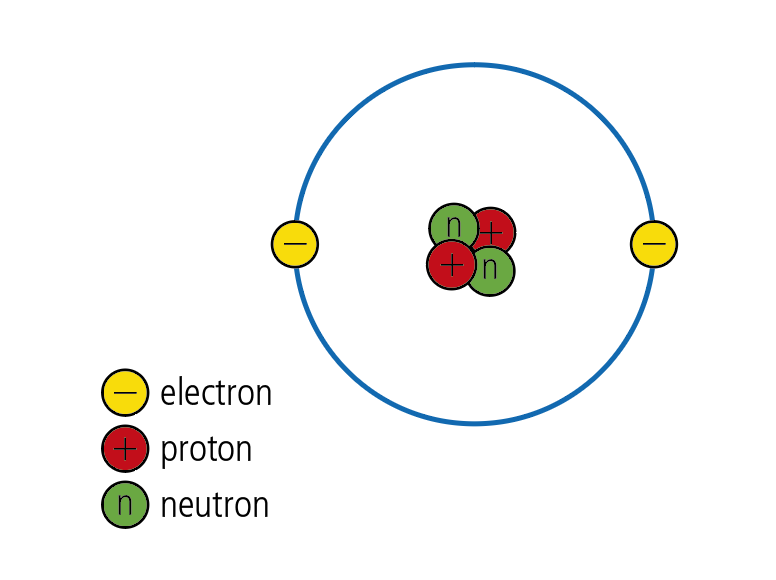
#> input picture img.png, 776 x 580 px
$ python ocv_image.py
#> lines starting #> are read from the running program, lines starting #| are printed output that depends on the picture; after the words box and inside, x2 and y2 are one past the last pixel; in counts of white or black regions, pixels touching at a corner belong together
import cv2
import numpy as np

kernel=np.ones((5,5),np.uint8)

img=cv2.imread('img.png')
#> img is the input picture: shape (580, 776, 3); mean B, G, R 244.9, 246.7, 247
grayImg=cv2.cvtColor(img,cv2.COLOR_BGR2GRAY)
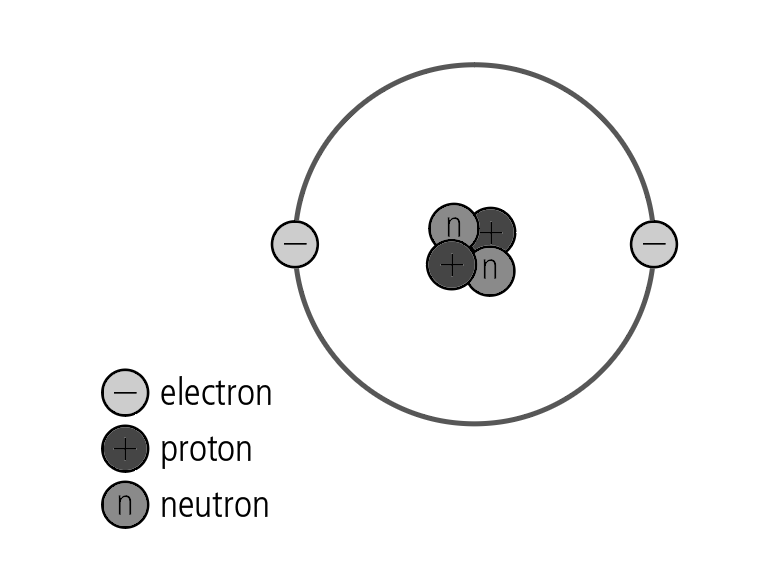
#> grayImg: shape (580, 776); min 0, max 255, mean 246.6
blurImg=cv2.GaussianBlur(grayImg,(7,7),0)
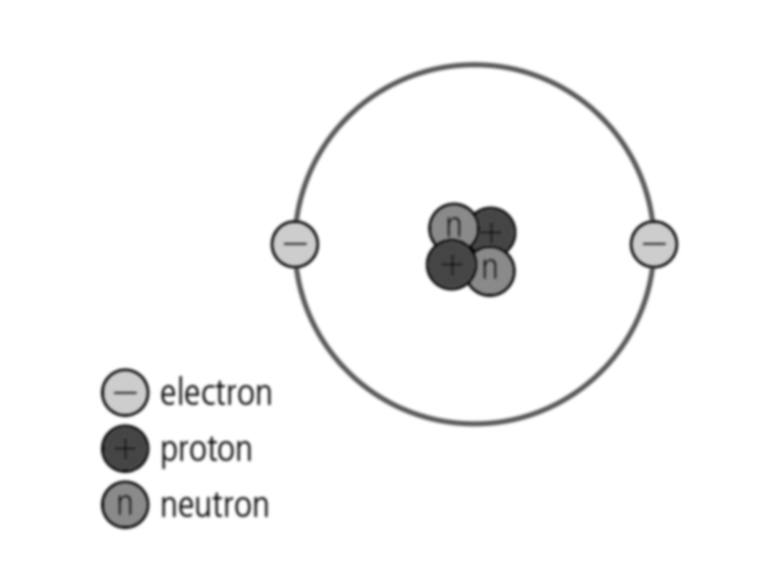
#> blurImg: shape (580, 776); min 15, max 255, mean 246.6
cannyImg=cv2.Canny(img,100,100)
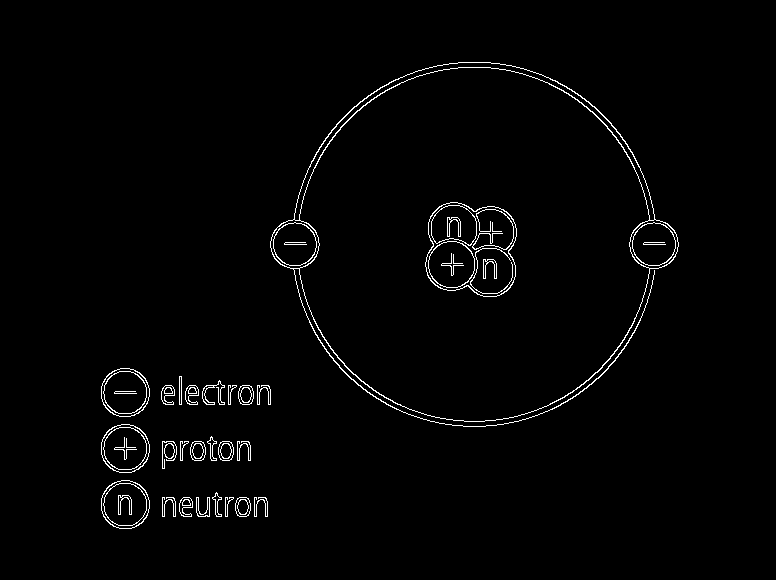
#> cannyImg: shape (580, 776); 1.7% white in thin lines or dots, all inside (x1, y1, x2, y2) = (101, 62, 679, 529)
dialationImg=cv2.dilate(cannyImg,kernel,iterations=1)
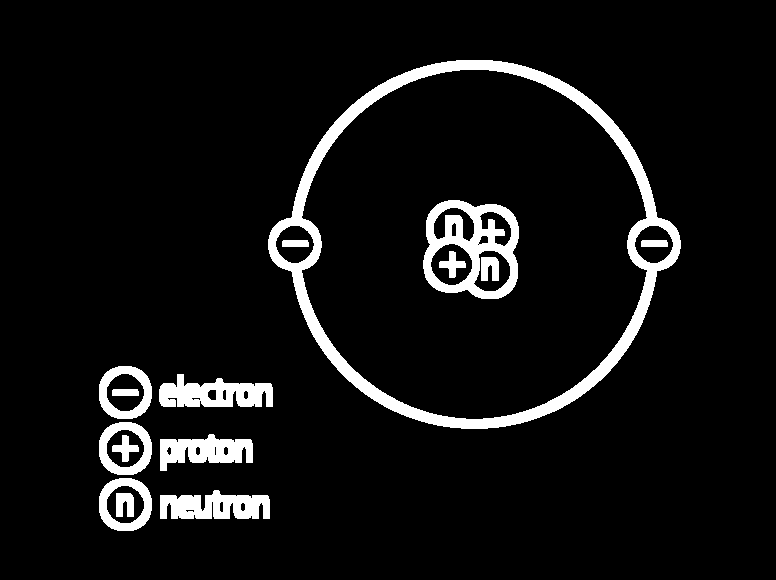
#> dialationImg: shape (580, 776); 7% white; 15 white regions, largest, box (x1, y1, x2, y2) and area: (268, 60, 681, 429) 14197, (423, 200, 519, 299) 4516, (159, 374, 273, 407) 2484
erodedImg=cv2.erode(dialationImg,kernel,iterations=1)
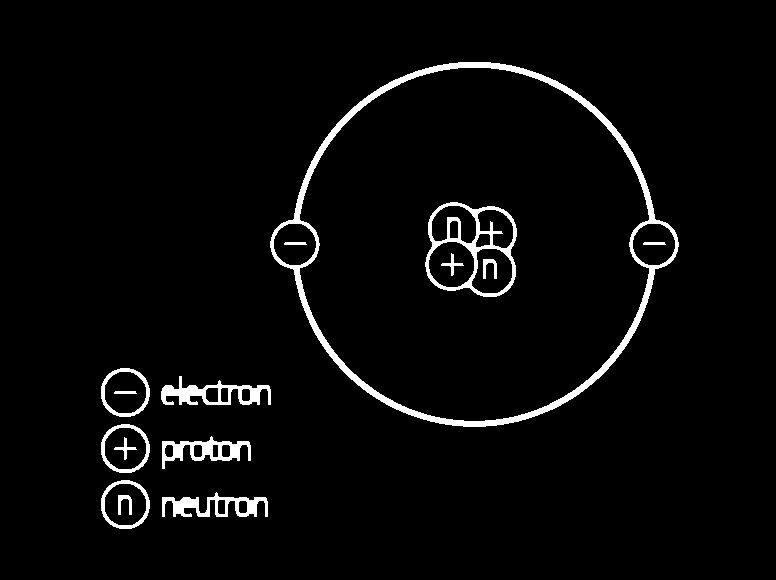
#> erodedImg: shape (580, 776); 3.5% white; 15 white regions, largest, box (x1, y1, x2, y2) and area: (270, 62, 679, 427) 7501, (425, 202, 517, 297) 2088, (161, 376, 271, 405) 1316

cv2.imshow('Gray',grayImg)
cv2.imshow('Blur',blurImg)
cv2.imshow('Canny',cannyImg)
cv2.imshow('Dialation',dialationImg)
cv2.imshow('Eroded',erodedImg)
cv2.waitKey(0)
